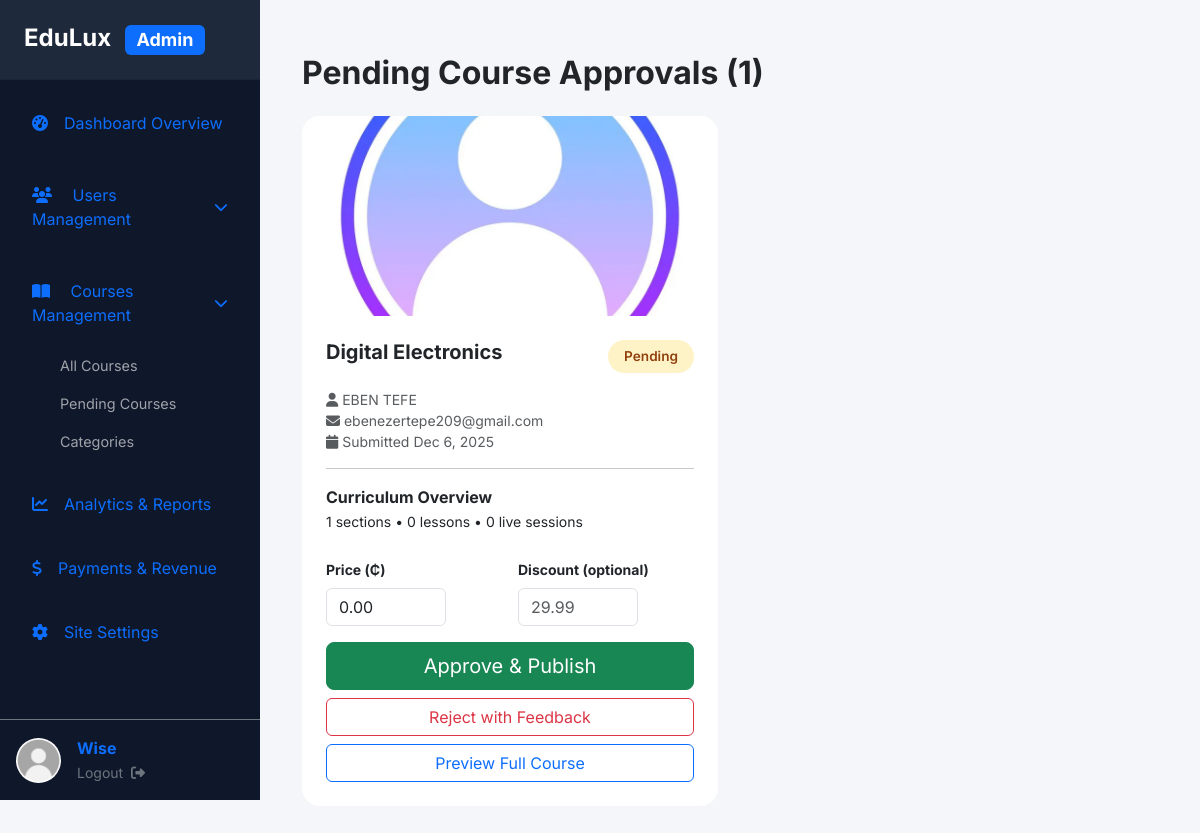
The app's page /dashboard/admin/courses/pending.php (signed in) with its own data.
### tables this page shows
CREATE TABLE `courses` (
  `id` bigint(20) UNSIGNED NOT NULL,
  `title` varchar(255) NOT NULL,
  `slug` varchar(255) NOT NULL,
  `short_description` text NOT NULL,
  `full_description` longtext DEFAULT NULL,
  `thumbnail` varchar(255) DEFAULT NULL,
  `price` decimal(10,2) DEFAULT 0.00,
  `duration_weeks` int(11) DEFAULT 8,
  `level` enum('Beginner','Intermediate','Advanced','Expert') DEFAULT 'Intermediate',
  `format` enum('Live','Recorded','Hybrid') DEFAULT 'Hybrid',
  `language` varchar(50) DEFAULT 'English',
  `category_id` bigint(20) UNSIGNED DEFAULT NULL,
  `instructor_id` bigint(20) UNSIGNED NOT NULL,
  `is_published` tinyint(1) DEFAULT 0,
  `published_at` timestamp NULL DEFAULT NULL,
  `created_at` timestamp NOT NULL DEFAULT current_timestamp(),
  `updated_at` timestamp NOT NULL DEFAULT current_timestamp() ON UPDATE current_timestamp(),
  `description` longtext DEFAULT NULL,
  `status` enum('draft','pending','published','rejected') DEFAULT 'draft',
  `discount_price` decimal(10,2) DEFAULT NULL,
  `submitted_at` datetime DEFAULT NULL,
  `rejection_reason` text DEFAULT NULL
);

CREATE TABLE `users` (
  `id` bigint(20) UNSIGNED NOT NULL,
  `username` varchar(50) NOT NULL,
  `email` varchar(255) NOT NULL,
  `email_verified_at` timestamp NULL DEFAULT NULL,
  `password_hash` varchar(255) NOT NULL,
  `first_name` varchar(100) NOT NULL,
  `middle_name` varchar(100) DEFAULT NULL,
  `last_name` varchar(100) NOT NULL,
  `bio` text DEFAULT NULL,
  `avatar` varchar(300) DEFAULT NULL,
  `role` enum('student','instructor','admin') DEFAULT 'student',
  `approved` tinyint(1) DEFAULT 1,
  `applied_at` datetime DEFAULT current_timestamp(),
  `approval_status` enum('pending','approved','rejected') DEFAULT 'pending',
  `verified` tinyint(1) DEFAULT 1,
  `remember_token` varchar(100) DEFAULT NULL,
  `created_at` timestamp NOT NULL DEFAULT current_timestamp(),
  `updated_at` timestamp NOT NULL DEFAULT current_timestamp() ON UPDATE current_timestamp(),
  `last_login_at` timestamp NULL DEFAULT NULL
);

### dashboard/admin/courses/pending.php (the view, shortened to what this page needs)
<?php
require_once __DIR__ . '/../../../includes/config.php';
$pending = $pdo->query("
    SELECT c.*, u.first_name, u.last_name, u.email as instructor_email,
           (SELECT COUNT(*) FROM course_sections s WHERE s.course_id = c.id) as sections_count
    FROM courses c
    JOIN users u ON c.instructor_id = u.id
    WHERE c.status = 'pending'
    ORDER BY c.submitted_at DESC
")->fetchAll();
?>
<!DOCTYPE html>
<html lang="en">
<head>
    <link href="https://cdn.jsdelivr.net/npm/bootstrap@5.3.3/dist/css/bootstrap.min.css" rel="stylesheet">
    <link rel="stylesheet" href="<?= BASE_URL ?>assets/css/admin-styles.css?v=<?= filemtime(ROOT_PATH . 'assets/css/admin-styles.css') ?>">
    <link href="https://cdn.jsdelivr.net/npm/@fortawesome/fontawesome-free@6.5.2/css/all.min.css" rel="stylesheet">
</head>
<body class="admin-layout">
    <?php include '../sidebar.php'; ?>
    <div class="main-content">
        <div class="container-fluid py-4">
            <h2 class="fw-bold mb-4">Pending Course Approvals (<?= count($pending) ?>)</h2>
            <?php if (empty($pending)): ?>
                <div class="text-center py-5">
                    <i class="fas fa-check-circle fa-5x text-success mb-4"></i>
                    <h4>No pending courses</h4>
                    <p class="text-muted">All caught up!</p>
                </div>
            <?php else: ?>
                <div class="row g-4">
                    <?php foreach ($pending as $c): ?>
                        <div class="col-lg-6 col-xxl-4">
                            <div class="course-card h-100">
                                <?php if ($c['thumbnail']): ?>
                                    <img src="<?= BASE_URL ?>assets/uploads/courses/thumbnails/<?= $c['thumbnail'] ?>" class="w-100" style="height:200px; object-fit:cover;">
                                <?php else: ?>
                                    <div class="bg-light text-center py-5" style="height:200px;">
                                        <i class="fas fa-image fa-4x text-muted"></i>
                                    </div>
                                <?php endif; ?>
                                <div class="p-4">
                                    <div class="d-flex justify-content-between align-items-start mb-3">
                                        <h5 class="fw-bold"><?= htmlspecialchars($c['title']) ?></h5>
                                        <span class="status-badge pending">Pending</span>
                                    </div>
                                    <p class="text-muted small">
                                        <i class="fas fa-user"></i> <?= htmlspecialchars($c['first_name'] . ' ' . $c['last_name']) ?><br>
                                        <i class="fas fa-envelope"></i> <?= htmlspecialchars($c['instructor_email']) ?><br>
                                        <i class="fas fa-calendar"></i> Submitted <?= date('M j, Y', strtotime($c['submitted_at'])) ?>
                                    </p>
                                    <hr>
                                    <div class="mb-4">
                                        <strong>Curriculum Overview</strong><br>
                                        <small><?= $c['sections_count'] ?> sections •
                                            <?= $pdo->query("SELECT COUNT(*) FROM course_lessons l JOIN course_sections s ON l.section_id=s.id WHERE s.course_id={$c['id']}")->fetchColumn() ?> lessons •
                                            <?= $pdo->query("SELECT COUNT(*) FROM live_sessions WHERE course_id={$c['id']}")->fetchColumn() ?> live sessions
                                        </small>
                                    </div>
                                    <form method="POST">
                                        <div class="row g-3 align-items-end mb-3">
                                            <div class="col">
                                                <label class="form-label small fw-bold">Price (₵)</label>
                                                <input type="number" name="price" class="form-control price-input" step="0.01" min="0" value="<?= $c['price'] ?: '49.99' ?>" required>
                                            </div>
                                            <div class="col">
                                                <label class="form-label small fw-bold">Discount (optional)</label>
                                                <input type="number" name="discount_price" class="form-control price-input" step="0.01" min="0" placeholder="29.99">
                                            </div>
                                        </div>
                                        <div class="d-grid gap-2">
                                            <button type="submit" name="action" value="approve" class="btn btn-success btn-lg">
                                                Approve & Publish
                                            </button>
                                            <button type="button" class="btn btn-outline-danger" data-bs-toggle="modal" data-bs-target="#reject<?= $c['id'] ?>">
                                                Reject with Feedback
                                            </button>
                                            <a href="view-course.php?id=<?= $c['id'] ?>" class="btn btn-outline-primary">
                                                Preview Full Course
                                            </a>
                                        </div>
                                    </form>
                                </div>
                            </div>
                        </div>
                    <?php endforeach; ?>
                </div>
            <?php endif; ?>
        </div>
    </div>
</body>
</html>

### assets/css/admin-styles.css (style rules this page uses)
:root { --primary: #6366f1; --primary-dark: #4f46e5; --primary-light: #8b5cf6; --secondary: #10b981; --dark: #1e293b; --darker: #0f172a; --light: #f4f6f9; --gray: #64748b; --gradient-primary: linear-gradient(135deg, #6366f1 0%, #8b5cf6 100%); --shadow-md: 0 10px 15px -3px rgba(0, 0, 0, 0.1); --shadow-xl: 0 25px 50px -12px rgba(0, 0, 0, 0.25); }
body { background: var(--light); font-family: 'Inter', sans-serif; min-height: 100vh; padding: 0; margin: 0; overflow-x: hidden; }
.admin-layout { display: flex; }
.main-content { margin-left: 260px; padding: 30px; flex-grow: 1; width: 100%; }

### dashboard/admin/courses/pending.php (style rules this page uses)
.course-card { background: white; border-radius: 18px; overflow: hidden; box-shadow: var(--shadow-lg); transition: all 0.3s; }
.status-badge { padding: 6px 16px; border-radius: 50px; font-size: 0.85rem; font-weight: 600; }
.pending { background: #fef3c7; color: #92400e; }
.price-input { width: 120px; }

### records on screen
courses: thumbnail (picture), title "Digital Electronics", instructor.last_name "EBEN TEFE", instructor.email "ebenezertepe209@gmail.com", submitted_at "Dec 6, 2025", sections_count "1", fetchColumn "0", price "0.00"

### other values on screen
$_SESSION['first_name'] "Wise"
count($pending) "1"
